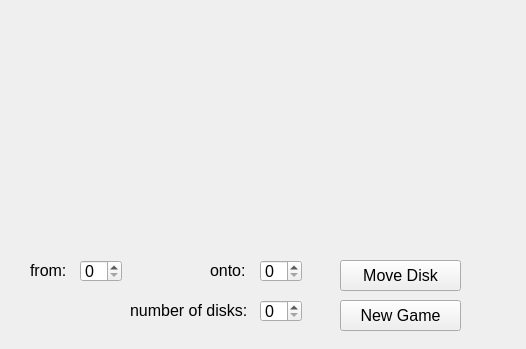
<?xml version="1.0" encoding="UTF-8"?>
<ui version="4.0">
 <class>HanoiWidget</class>
 <widget class="QWidget" name="HanoiWidget">
  <property name="geometry">
   <rect>
    <x>0</x>
    <y>0</y>
    <width>526</width>
    <height>349</height>
   </rect>
  </property>
  <property name="windowTitle">
   <string>Hanoi tower</string>
  </property>
  <widget class="QSpinBox" name="fromBox">
   <property name="geometry">
    <rect>
     <x>80</x>
     <y>260</y>
     <width>42</width>
     <height>22</height>
    </rect>
   </property>
   <property name="font">
    <font>
     <pointsize>12</pointsize>
    </font>
   </property>
  </widget>
  <widget class="QSpinBox" name="ontoBox">
   <property name="geometry">
    <rect>
     <x>260</x>
     <y>260</y>
     <width>42</width>
     <height>22</height>
    </rect>
   </property>
   <property name="font">
    <font>
     <pointsize>12</pointsize>
    </font>
   </property>
  </widget>
  <widget class="QSpinBox" name="diskNumberBox">
   <property name="geometry">
    <rect>
     <x>260</x>
     <y>300</y>
     <width>42</width>
     <height>22</height>
    </rect>
   </property>
   <property name="font">
    <font>
     <pointsize>12</pointsize>
    </font>
   </property>
  </widget>
  <widget class="QLabel" name="fromLabel">
   <property name="geometry">
    <rect>
     <x>30</x>
     <y>260</y>
     <width>51</width>
     <height>21</height>
    </rect>
   </property>
   <property name="font">
    <font>
     <pointsize>12</pointsize>
    </font>
   </property>
   <property name="text">
    <string>from:</string>
   </property>
  </widget>
  <widget class="QLabel" name="ontoLabel">
   <property name="geometry">
    <rect>
     <x>210</x>
     <y>260</y>
     <width>51</width>
     <height>21</height>
    </rect>
   </property>
   <property name="font">
    <font>
     <pointsize>12</pointsize>
    </font>
   </property>
   <property name="text">
    <string>onto:</string>
   </property>
  </widget>
  <widget class="QLabel" name="numOfDisksLabel">
   <property name="geometry">
    <rect>
     <x>130</x>
     <y>300</y>
     <width>121</width>
     <height>21</height>
    </rect>
   </property>
   <property name="font">
    <font>
     <pointsize>12</pointsize>
    </font>
   </property>
   <property name="text">
    <string>number of disks:</string>
   </property>
  </widget>
  <widget class="QPushButton" name="moveDiskButton">
   <property name="geometry">
    <rect>
     <x>340</x>
     <y>260</y>
     <width>121</width>
     <height>31</height>
    </rect>
   </property>
   <property name="font">
    <font>
     <pointsize>12</pointsize>
    </font>
   </property>
   <property name="text">
    <string>Move Disk</string>
   </property>
  </widget>
  <widget class="QPushButton" name="newGameButton">
   <property name="geometry">
    <rect>
     <x>340</x>
     <y>300</y>
     <width>121</width>
     <height>31</height>
    </rect>
   </property>
   <property name="font">
    <font>
     <pointsize>12</pointsize>
    </font>
   </property>
   <property name="text">
    <string>New Game</string>
   </property>
  </widget>
 </widget>
 <resources/>
 <connections/>
</ui>
